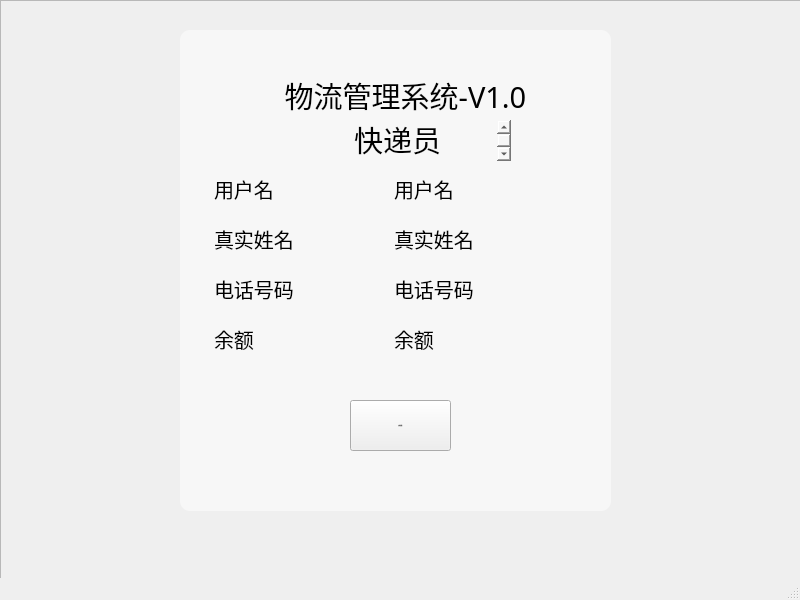
<?xml version="1.0" encoding="UTF-8"?>
<ui version="4.0">
 <class>usersSafty</class>
 <widget class="QMainWindow" name="usersSafty">
  <property name="geometry">
   <rect>
    <x>0</x>
    <y>0</y>
    <width>800</width>
    <height>600</height>
   </rect>
  </property>
  <property name="windowTitle">
   <string>MainWindow</string>
  </property>
  <widget class="QWidget" name="centralwidget">
   <widget class="QFrame" name="mainFrame">
    <property name="geometry">
     <rect>
      <x>0</x>
      <y>0</y>
      <width>811</width>
      <height>591</height>
     </rect>
    </property>
    <property name="styleSheet">
     <string notr="true"/>
    </property>
    <property name="frameShape">
     <enum>QFrame::StyledPanel</enum>
    </property>
    <property name="frameShadow">
     <enum>QFrame::Raised</enum>
    </property>
    <widget class="QTextBrowser" name="title2_2">
     <property name="geometry">
      <rect>
       <x>350</x>
       <y>120</y>
       <width>161</width>
       <height>41</height>
      </rect>
     </property>
     <property name="font">
      <font>
       <family>黑体</family>
       <pointsize>22</pointsize>
      </font>
     </property>
     <property name="styleSheet">
      <string notr="true">background-color: rgba(255, 255, 255,0);
border-width:0;border-style:outset;</string>
     </property>
     <property name="html">
      <string>&lt;!DOCTYPE HTML PUBLIC &quot;-//W3C//DTD HTML 4.0//EN&quot; &quot;http://www.w3.org/TR/REC-html40/strict.dtd&quot;&gt;
&lt;html&gt;&lt;head&gt;&lt;meta name=&quot;qrichtext&quot; content=&quot;1&quot; /&gt;&lt;style type=&quot;text/css&quot;&gt;
p, li { white-space: pre-wrap; }
&lt;/style&gt;&lt;/head&gt;&lt;body style=&quot; font-family:'黑体'; font-size:22pt; font-weight:400; font-style:normal;&quot;&gt;
&lt;p style=&quot; margin-top:0px; margin-bottom:0px; margin-left:0px; margin-right:0px; -qt-block-indent:0; text-indent:0px;&quot;&gt;快递员&lt;/p&gt;&lt;/body&gt;&lt;/html&gt;</string>
     </property>
    </widget>
    <widget class="QPushButton" name="Changepasswd_2">
     <property name="geometry">
      <rect>
       <x>350</x>
       <y>400</y>
       <width>101</width>
       <height>51</height>
      </rect>
     </property>
     <property name="font">
      <font>
       <family>SimHei</family>
       <pointsize>-1</pointsize>
       <weight>50</weight>
       <italic>false</italic>
       <bold>false</bold>
      </font>
     </property>
     <property name="styleSheet">
      <string notr="true">font:20px &quot;SimHei&quot;</string>
     </property>
     <property name="text">
      <string>修改密码</string>
     </property>
    </widget>
    <widget class="QTextBrowser" name="title3_2">
     <property name="geometry">
      <rect>
       <x>210</x>
       <y>170</y>
       <width>81</width>
       <height>41</height>
      </rect>
     </property>
     <property name="font">
      <font>
       <family>SimHei</family>
       <pointsize>-1</pointsize>
       <weight>50</weight>
       <italic>false</italic>
       <bold>false</bold>
      </font>
     </property>
     <property name="styleSheet">
      <string notr="true">background-color: rgba(255, 255, 255,0);
border-width:0;border-style:outset;
font:20px &quot;SimHei&quot;</string>
     </property>
     <property name="html">
      <string>&lt;!DOCTYPE HTML PUBLIC &quot;-//W3C//DTD HTML 4.0//EN&quot; &quot;http://www.w3.org/TR/REC-html40/strict.dtd&quot;&gt;
&lt;html&gt;&lt;head&gt;&lt;meta name=&quot;qrichtext&quot; content=&quot;1&quot; /&gt;&lt;style type=&quot;text/css&quot;&gt;
p, li { white-space: pre-wrap; }
&lt;/style&gt;&lt;/head&gt;&lt;body style=&quot; font-family:'SimHei'; font-size:20px; font-weight:400; font-style:normal;&quot;&gt;
&lt;p style=&quot; margin-top:0px; margin-bottom:0px; margin-left:0px; margin-right:0px; -qt-block-indent:0; text-indent:0px;&quot;&gt;&lt;span style=&quot; font-family:'黑体'; font-size:20px;&quot;&gt;用户名&lt;/span&gt;&lt;/p&gt;&lt;/body&gt;&lt;/html&gt;</string>
     </property>
    </widget>
    <widget class="QTextBrowser" name="title_2">
     <property name="geometry">
      <rect>
       <x>250</x>
       <y>70</y>
       <width>311</width>
       <height>61</height>
      </rect>
     </property>
     <property name="font">
      <font>
       <family>黑体</family>
       <pointsize>22</pointsize>
      </font>
     </property>
     <property name="styleSheet">
      <string notr="true">background-color: rgba(255, 255, 255,0);
border-width:0;border-style:outset;</string>
     </property>
     <property name="html">
      <string>&lt;!DOCTYPE HTML PUBLIC &quot;-//W3C//DTD HTML 4.0//EN&quot; &quot;http://www.w3.org/TR/REC-html40/strict.dtd&quot;&gt;
&lt;html&gt;&lt;head&gt;&lt;meta name=&quot;qrichtext&quot; content=&quot;1&quot; /&gt;&lt;style type=&quot;text/css&quot;&gt;
p, li { white-space: pre-wrap; }
&lt;/style&gt;&lt;/head&gt;&lt;body style=&quot; font-family:'黑体'; font-size:22pt; font-weight:400; font-style:normal;&quot;&gt;
&lt;p align=&quot;center&quot; style=&quot; margin-top:0px; margin-bottom:0px; margin-left:0px; margin-right:0px; -qt-block-indent:0; text-indent:0px;&quot;&gt;物流管理系统-V1.0&lt;/p&gt;&lt;/body&gt;&lt;/html&gt;</string>
     </property>
    </widget>
    <widget class="QTextBrowser" name="textBrowser_2">
     <property name="geometry">
      <rect>
       <x>180</x>
       <y>30</y>
       <width>431</width>
       <height>481</height>
      </rect>
     </property>
     <property name="styleSheet">
      <string notr="true">border-width:0px;
border-style:outset;
border-radius:10px;
background-color:rgba(255,255,255,0.5);</string>
     </property>
    </widget>
    <widget class="QTextBrowser" name="title4_4">
     <property name="geometry">
      <rect>
       <x>210</x>
       <y>220</y>
       <width>121</width>
       <height>41</height>
      </rect>
     </property>
     <property name="font">
      <font>
       <family>SimHei</family>
       <pointsize>-1</pointsize>
       <weight>50</weight>
       <italic>false</italic>
       <bold>false</bold>
      </font>
     </property>
     <property name="styleSheet">
      <string notr="true">background-color: rgba(255, 255, 255,0);
border-width:0;border-style:outset;
font:20px &quot;SimHei&quot;</string>
     </property>
     <property name="html">
      <string>&lt;!DOCTYPE HTML PUBLIC &quot;-//W3C//DTD HTML 4.0//EN&quot; &quot;http://www.w3.org/TR/REC-html40/strict.dtd&quot;&gt;
&lt;html&gt;&lt;head&gt;&lt;meta name=&quot;qrichtext&quot; content=&quot;1&quot; /&gt;&lt;style type=&quot;text/css&quot;&gt;
p, li { white-space: pre-wrap; }
&lt;/style&gt;&lt;/head&gt;&lt;body style=&quot; font-family:'SimHei'; font-size:20px; font-weight:400; font-style:normal;&quot;&gt;
&lt;p style=&quot; margin-top:0px; margin-bottom:0px; margin-left:0px; margin-right:0px; -qt-block-indent:0; text-indent:0px;&quot;&gt;&lt;span style=&quot; font-family:'黑体'; font-size:20px;&quot;&gt;真实姓名&lt;/span&gt;&lt;/p&gt;&lt;/body&gt;&lt;/html&gt;</string>
     </property>
    </widget>
    <widget class="QTextBrowser" name="title4_6">
     <property name="geometry">
      <rect>
       <x>210</x>
       <y>270</y>
       <width>121</width>
       <height>41</height>
      </rect>
     </property>
     <property name="font">
      <font>
       <family>SimHei</family>
       <pointsize>-1</pointsize>
       <weight>50</weight>
       <italic>false</italic>
       <bold>false</bold>
      </font>
     </property>
     <property name="styleSheet">
      <string notr="true">background-color: rgba(255, 255, 255,0);
border-width:0;border-style:outset;
font:20px &quot;SimHei&quot;</string>
     </property>
     <property name="html">
      <string>&lt;!DOCTYPE HTML PUBLIC &quot;-//W3C//DTD HTML 4.0//EN&quot; &quot;http://www.w3.org/TR/REC-html40/strict.dtd&quot;&gt;
&lt;html&gt;&lt;head&gt;&lt;meta name=&quot;qrichtext&quot; content=&quot;1&quot; /&gt;&lt;style type=&quot;text/css&quot;&gt;
p, li { white-space: pre-wrap; }
&lt;/style&gt;&lt;/head&gt;&lt;body style=&quot; font-family:'SimHei'; font-size:20px; font-weight:400; font-style:normal;&quot;&gt;
&lt;p style=&quot; margin-top:0px; margin-bottom:0px; margin-left:0px; margin-right:0px; -qt-block-indent:0; text-indent:0px;&quot;&gt;&lt;span style=&quot; font-family:'黑体'; font-size:20px;&quot;&gt;电话号码&lt;/span&gt;&lt;/p&gt;&lt;/body&gt;&lt;/html&gt;</string>
     </property>
    </widget>
    <widget class="QTextBrowser" name="username_2">
     <property name="geometry">
      <rect>
       <x>390</x>
       <y>170</y>
       <width>81</width>
       <height>41</height>
      </rect>
     </property>
     <property name="font">
      <font>
       <family>SimHei</family>
       <pointsize>-1</pointsize>
       <weight>50</weight>
       <italic>false</italic>
       <bold>false</bold>
      </font>
     </property>
     <property name="styleSheet">
      <string notr="true">background-color: rgba(255, 255, 255,0);
border-width:0;border-style:outset;
font:20px &quot;SimHei&quot;</string>
     </property>
     <property name="html">
      <string>&lt;!DOCTYPE HTML PUBLIC &quot;-//W3C//DTD HTML 4.0//EN&quot; &quot;http://www.w3.org/TR/REC-html40/strict.dtd&quot;&gt;
&lt;html&gt;&lt;head&gt;&lt;meta name=&quot;qrichtext&quot; content=&quot;1&quot; /&gt;&lt;style type=&quot;text/css&quot;&gt;
p, li { white-space: pre-wrap; }
&lt;/style&gt;&lt;/head&gt;&lt;body style=&quot; font-family:'SimHei'; font-size:20px; font-weight:400; font-style:normal;&quot;&gt;
&lt;p style=&quot; margin-top:0px; margin-bottom:0px; margin-left:0px; margin-right:0px; -qt-block-indent:0; text-indent:0px;&quot;&gt;&lt;span style=&quot; font-family:'黑体'; font-size:20px;&quot;&gt;用户名&lt;/span&gt;&lt;/p&gt;&lt;/body&gt;&lt;/html&gt;</string>
     </property>
    </widget>
    <widget class="QTextBrowser" name="name_2">
     <property name="geometry">
      <rect>
       <x>390</x>
       <y>220</y>
       <width>121</width>
       <height>41</height>
      </rect>
     </property>
     <property name="font">
      <font>
       <family>SimHei</family>
       <pointsize>-1</pointsize>
       <weight>50</weight>
       <italic>false</italic>
       <bold>false</bold>
      </font>
     </property>
     <property name="styleSheet">
      <string notr="true">background-color: rgba(255, 255, 255,0);
border-width:0;border-style:outset;
font:20px &quot;SimHei&quot;</string>
     </property>
     <property name="html">
      <string>&lt;!DOCTYPE HTML PUBLIC &quot;-//W3C//DTD HTML 4.0//EN&quot; &quot;http://www.w3.org/TR/REC-html40/strict.dtd&quot;&gt;
&lt;html&gt;&lt;head&gt;&lt;meta name=&quot;qrichtext&quot; content=&quot;1&quot; /&gt;&lt;style type=&quot;text/css&quot;&gt;
p, li { white-space: pre-wrap; }
&lt;/style&gt;&lt;/head&gt;&lt;body style=&quot; font-family:'SimHei'; font-size:20px; font-weight:400; font-style:normal;&quot;&gt;
&lt;p style=&quot; margin-top:0px; margin-bottom:0px; margin-left:0px; margin-right:0px; -qt-block-indent:0; text-indent:0px;&quot;&gt;&lt;span style=&quot; font-family:'黑体'; font-size:20px;&quot;&gt;真实姓名&lt;/span&gt;&lt;/p&gt;&lt;/body&gt;&lt;/html&gt;</string>
     </property>
    </widget>
    <widget class="QTextBrowser" name="phoneNum_2">
     <property name="geometry">
      <rect>
       <x>390</x>
       <y>270</y>
       <width>121</width>
       <height>41</height>
      </rect>
     </property>
     <property name="font">
      <font>
       <family>SimHei</family>
       <pointsize>-1</pointsize>
       <weight>50</weight>
       <italic>false</italic>
       <bold>false</bold>
      </font>
     </property>
     <property name="styleSheet">
      <string notr="true">background-color: rgba(255, 255, 255,0);
border-width:0;border-style:outset;
font:20px &quot;SimHei&quot;</string>
     </property>
     <property name="html">
      <string>&lt;!DOCTYPE HTML PUBLIC &quot;-//W3C//DTD HTML 4.0//EN&quot; &quot;http://www.w3.org/TR/REC-html40/strict.dtd&quot;&gt;
&lt;html&gt;&lt;head&gt;&lt;meta name=&quot;qrichtext&quot; content=&quot;1&quot; /&gt;&lt;style type=&quot;text/css&quot;&gt;
p, li { white-space: pre-wrap; }
&lt;/style&gt;&lt;/head&gt;&lt;body style=&quot; font-family:'SimHei'; font-size:20px; font-weight:400; font-style:normal;&quot;&gt;
&lt;p style=&quot; margin-top:0px; margin-bottom:0px; margin-left:0px; margin-right:0px; -qt-block-indent:0; text-indent:0px;&quot;&gt;&lt;span style=&quot; font-family:'黑体'; font-size:20px;&quot;&gt;电话号码&lt;/span&gt;&lt;/p&gt;&lt;/body&gt;&lt;/html&gt;</string>
     </property>
    </widget>
    <widget class="QTextBrowser" name="title4_7">
     <property name="geometry">
      <rect>
       <x>210</x>
       <y>320</y>
       <width>121</width>
       <height>41</height>
      </rect>
     </property>
     <property name="font">
      <font>
       <family>SimHei</family>
       <pointsize>-1</pointsize>
       <weight>50</weight>
       <italic>false</italic>
       <bold>false</bold>
      </font>
     </property>
     <property name="styleSheet">
      <string notr="true">background-color: rgba(255, 255, 255,0);
border-width:0;border-style:outset;
font:20px &quot;SimHei&quot;</string>
     </property>
     <property name="html">
      <string>&lt;!DOCTYPE HTML PUBLIC &quot;-//W3C//DTD HTML 4.0//EN&quot; &quot;http://www.w3.org/TR/REC-html40/strict.dtd&quot;&gt;
&lt;html&gt;&lt;head&gt;&lt;meta name=&quot;qrichtext&quot; content=&quot;1&quot; /&gt;&lt;style type=&quot;text/css&quot;&gt;
p, li { white-space: pre-wrap; }
&lt;/style&gt;&lt;/head&gt;&lt;body style=&quot; font-family:'SimHei'; font-size:20px; font-weight:400; font-style:normal;&quot;&gt;
&lt;p style=&quot; margin-top:0px; margin-bottom:0px; margin-left:0px; margin-right:0px; -qt-block-indent:0; text-indent:0px;&quot;&gt;&lt;span style=&quot; font-family:'黑体'; font-size:20px;&quot;&gt;余额&lt;/span&gt;&lt;/p&gt;&lt;/body&gt;&lt;/html&gt;</string>
     </property>
    </widget>
    <widget class="QTextBrowser" name="phoneNum_3">
     <property name="geometry">
      <rect>
       <x>390</x>
       <y>320</y>
       <width>121</width>
       <height>41</height>
      </rect>
     </property>
     <property name="font">
      <font>
       <family>SimHei</family>
       <pointsize>-1</pointsize>
       <weight>50</weight>
       <italic>false</italic>
       <bold>false</bold>
      </font>
     </property>
     <property name="styleSheet">
      <string notr="true">background-color: rgba(255, 255, 255,0);
border-width:0;border-style:outset;
font:20px &quot;SimHei&quot;</string>
     </property>
     <property name="html">
      <string>&lt;!DOCTYPE HTML PUBLIC &quot;-//W3C//DTD HTML 4.0//EN&quot; &quot;http://www.w3.org/TR/REC-html40/strict.dtd&quot;&gt;
&lt;html&gt;&lt;head&gt;&lt;meta name=&quot;qrichtext&quot; content=&quot;1&quot; /&gt;&lt;style type=&quot;text/css&quot;&gt;
p, li { white-space: pre-wrap; }
&lt;/style&gt;&lt;/head&gt;&lt;body style=&quot; font-family:'SimHei'; font-size:20px; font-weight:400; font-style:normal;&quot;&gt;
&lt;p style=&quot; margin-top:0px; margin-bottom:0px; margin-left:0px; margin-right:0px; -qt-block-indent:0; text-indent:0px;&quot;&gt;&lt;span style=&quot; font-family:'黑体'; font-size:20px;&quot;&gt;余额&lt;/span&gt;&lt;/p&gt;&lt;/body&gt;&lt;/html&gt;</string>
     </property>
    </widget>
    <zorder>textBrowser_2</zorder>
    <zorder>title2_2</zorder>
    <zorder>Changepasswd_2</zorder>
    <zorder>title3_2</zorder>
    <zorder>title_2</zorder>
    <zorder>title4_4</zorder>
    <zorder>title4_6</zorder>
    <zorder>username_2</zorder>
    <zorder>name_2</zorder>
    <zorder>phoneNum_2</zorder>
    <zorder>title4_7</zorder>
    <zorder>phoneNum_3</zorder>
   </widget>
  </widget>
  <widget class="QMenuBar" name="menubar">
   <property name="geometry">
    <rect>
     <x>0</x>
     <y>0</y>
     <width>800</width>
     <height>23</height>
    </rect>
   </property>
  </widget>
  <widget class="QStatusBar" name="statusbar"/>
 </widget>
 <resources/>
 <connections/>
</ui>
